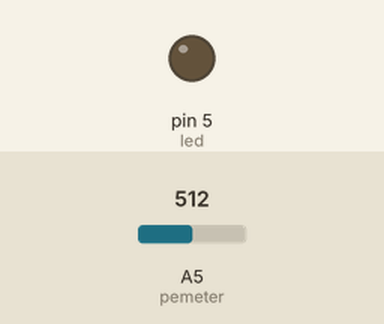
Recording of a sketch running on a simulated Arduino Uno, built with avr-gcc and run on an emulated ATmega328P. Shown: output pins drawn as LEDs (lit = HIGH). The inputs (shaded band) are chosen by the test bench; at power-on: A5 (pemeter) = 512.

Above: at 1.2 s.
1.3 s: A5 (pemeter) set to 716
At 1.8 s:
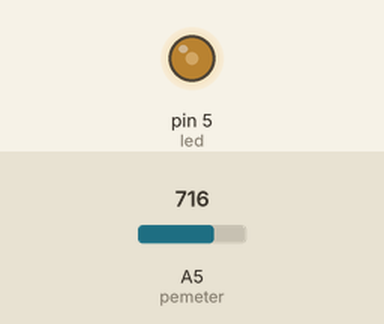
2.8 s: A5 (pemeter) set to 900
At 4.0 s:
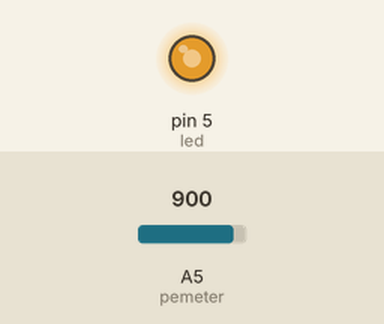
4.3 s: A5 (pemeter) set to 306
At 5.3 s:
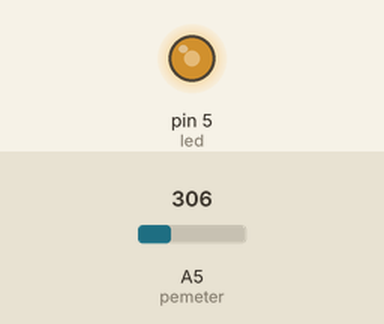
5.8 s: A5 (pemeter) set to 122
At 6.4 s:
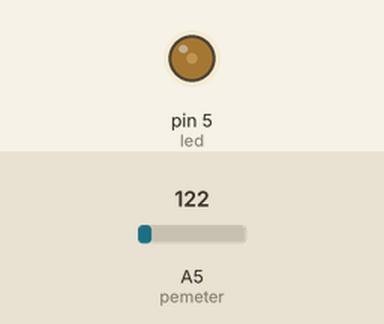
Timing chart, 0 to 8.3 s (numbered marks = the images above; inputs shaded):
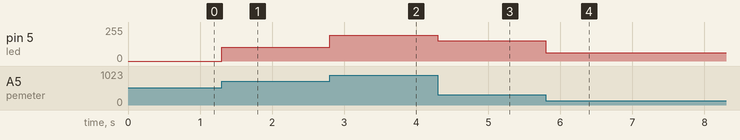

Measured:
- after the input at 1.3 s, pin 5 (led): 0/255 → 102/255 at once
- after the input at 2.8 s, pin 5 (led): 102/255 → 194/255 at once
- after the input at 4.3 s, pin 5 (led): 194/255 → 153/255 at once
- after the input at 5.8 s, pin 5 (led): 153/255 → 61/255 at once

The sketch:

User_Program2_2.ino
```cpp
/*Software 1073 Arduino BoeBots
User Program
Method stubs are pre-made. add your own code to complete the challenge!

Program Task: Dim the led on pin 5 using the potentiometer, so that as the potentiometer is turned, the brightness is adjusted
Feel free to view the example program within the same folder if you need help!
*/
int pemeter = 5;
int led = 5;

void setup(){
  pinMode(led, OUTPUT);
}
void loop(){
  analogWrite(led, analogRead(pemeter)/2);

}
```
